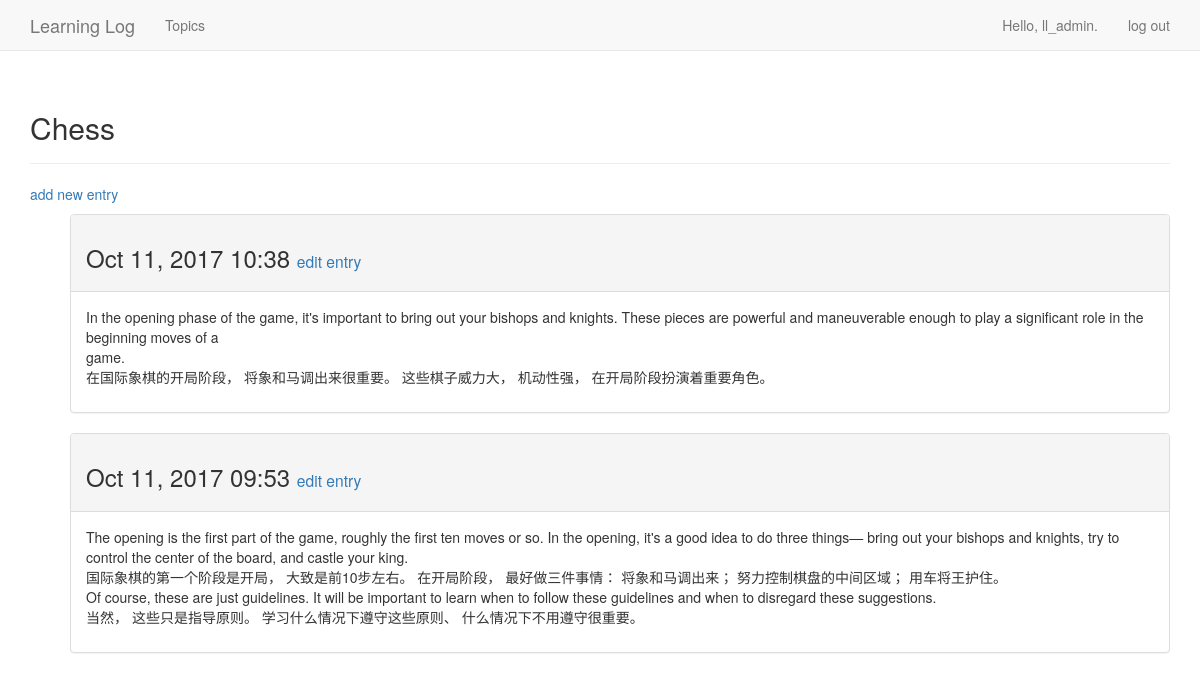
The page /topics/1/ (signed in) on the database its author committed.
### learning_logs/models.py (models this page shows, shortened)
class Topic(models.Model):
    text = models.CharField(max_length=200)
    date_added = models.DateTimeField(auto_now_add=True)
    owner = models.ForeignKey(User)
    def __str__(self):
        return self.text

class Entry(models.Model):
    topic = models.ForeignKey(Topic)
    text = models.TextField()
    date_added = models.DateTimeField(auto_now_add=True)
    class Meta:
        verbose_name_plural = 'entries'

### learning_logs/views.py (the view)
# urls.py: url(r'^topics/(?P<topic_id>\d+)/$', views.topic, name='topic'),
@login_required
def topic(request, topic_id):
    topic = Topic.objects.get(id=topic_id)
    if topic.owner != request.user:
        raise Http404
    entries = topic.entry_set.order_by('-date_added')
    context = {'topic': topic, 'entries': entries}
    return render(request, 'learning_logs/topic.html', context)

### learning_logs/templates/learning_logs/topic.html
{% extends 'learning_logs/base.html' %}
{% block header %}
    <h2>{{ topic }}</h2>
{% endblock header %}
{% block content %}
    <p>
        <a href="{% url 'learning_logs:new_entry' topic.id %}">add new entry</a>
    </p>
    <ul>
        {% for entry in entries %}
            <div class="panel panel-default">
                <div class="panel-heading">
                    <h3>
                    {{ entry.date_added|date:'M d, Y H:i' }}
                    <small>
                        <a href="{% url 'learning_logs:edit_entry' entry.id %}">edit entry</a>
                    </small>
                </h3>
                </div>
                <div class="panel-body">
                    {{ entry.text|linebreaks }}
                </div>
            </div>
        {% empty %}
            There are no entries for this topic yet.
        {% endfor %}
    </ul>
{% endblock content %}

### learning_logs/templates/learning_logs/base.html (shortened to what this page needs)
{% load bootstrap3 %}
<!DOCTYPE html>
<html lang="en">
    <head>
        {% bootstrap_css %}
    </head>
    <body>
        <nav class="navbar navbar-default navbar-static-top">
            <div class="container">
                <div class="navbar-header">
                    <a class="navbar-brand" href="{% url 'learning_logs:index' %}">
                        Learning Log
                    </a>
                </div>
                <div id="navbar" class="navbar-collapse collapse">
                    <ul class="nav navbar-nav">
                        <li><a href="{% url 'learning_logs:topics' %}">Topics</a></li>
                    </ul>
                    <ul class="nav navbar-nav navbar-right">
                        {% if user.is_authenticated %}
                        <li><a>Hello, {{ user.username }}.</a></li>
                        <li><a href="{% url 'users:logout' %}">log out</a></li>
                        {% else %}
                        <li><a href="{% url 'users:register' %}">register</a></li>
                        <li><a href="{% url 'users:login' %}">log in</a></li>
                        {% endif %}
                    </ul>
                </div>
            </div>
        </nav>
        <div class="container">
            <div class="page-header">
                {% block header %}{% endblock header %}
            </div>
            <div>
                {% block content %}{% endblock content %}
            </div>
        </div>
    </body>
</html>

### rows shown on the page
Topic: text "Chess"
Entry: date_added "Oct 11, 2017 10:38", text "In the opening phase of the game, it's important to bring out your bishops and knights. These pieces are powerful and maneuverable enough to play a significant role in the beginning moves of a game. 在国际象棋的开局阶段， 将象和马调出来很重要。 这些棋子威力大， 机动性强， 在开局阶段扮演着重要角色。"
Entry: date_added "Oct 11, 2017 09:53", text "The opening is the first part of the game, roughly the first ten moves or so. In the opening, it's a good idea to do three things— bring out your bishops and knights, try to control the center of the board, and castle your king. 国际象棋的第一个阶段是开局， 大致是前10步左右。 在开局阶段， 最好做三件事情： 将象和马调出来； 努力控制棋盘的中间区域； 用车将王护住。 Of course, these are just guidelines. It will be important to learn when to follow these guidelines and when to disregard these suggestions. 当然， 这些只是指导原则。 学习什么情况下遵守这些原则、 什么情况下不用遵守很重要。"

### other values the page prints
{{ user.username }} "ll_admin"
